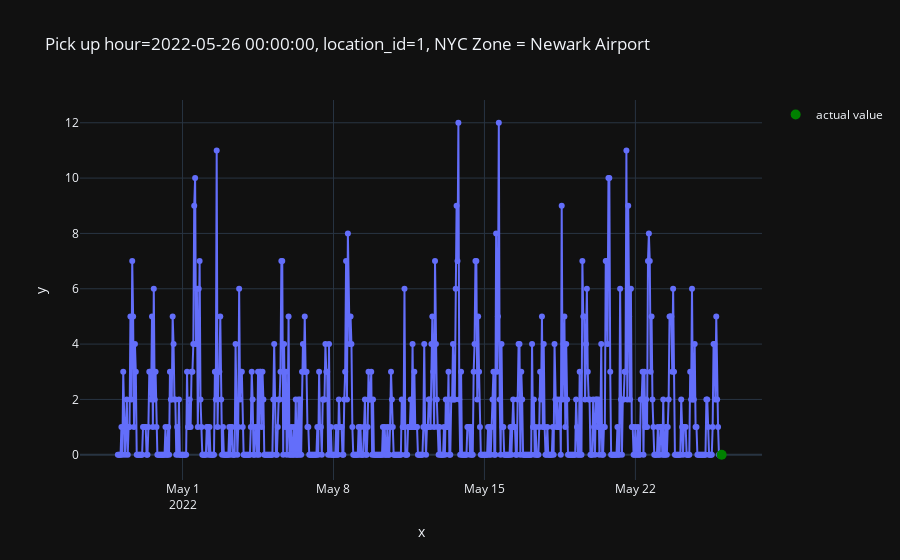

The cell this chart's notebook holds for it:
### Code cell
from src.plot import plot_one_sample

plot_one_sample(
    features,
    targets,
    example_id=117,
)

### Figure 1 — Plotly figure (JSON) as saved in the notebook; plotly's stock layout.template omitted (floating-point values rounded to 4 significant figures; data arrays with more than 128 entries replaced by an {"elided": "..."} marker saying what was removed)
{"data": [{"hovertemplate": "x=%{x}<br>y=%{y}<extra></extra>", "legendgroup": "", "line": {"color": "#636efa", "dash": "solid"}, "marker": {"symbol": "circle"}, "mode": "markers+lines", "name": "", "orientation": "v", "showlegend": false, "type": "scatter", "x": {"elided": "673 str values"}, "xaxis": "x", "y": {"elided": "673 int values"}, "yaxis": "y"}, {"line": {"color": "green"}, "marker": {"size": 10}, "mode": "markers", "name": "actual value", "type": "scatter", "x": ["2022-05-26T00:00:00"], "y": [0]}], "layout": {"legend": {"tracegroupgap": 0}, "title": {"text": "Pick up hour=2022-05-26 00:00:00, location_id=1, NYC Zone = Newark Airport"}, "xaxis": {"anchor": "y", "domain": [0, 1], "title": {"text": "x"}}, "yaxis": {"anchor": "x", "domain": [0, 1], "title": {"text": "y"}}}}
